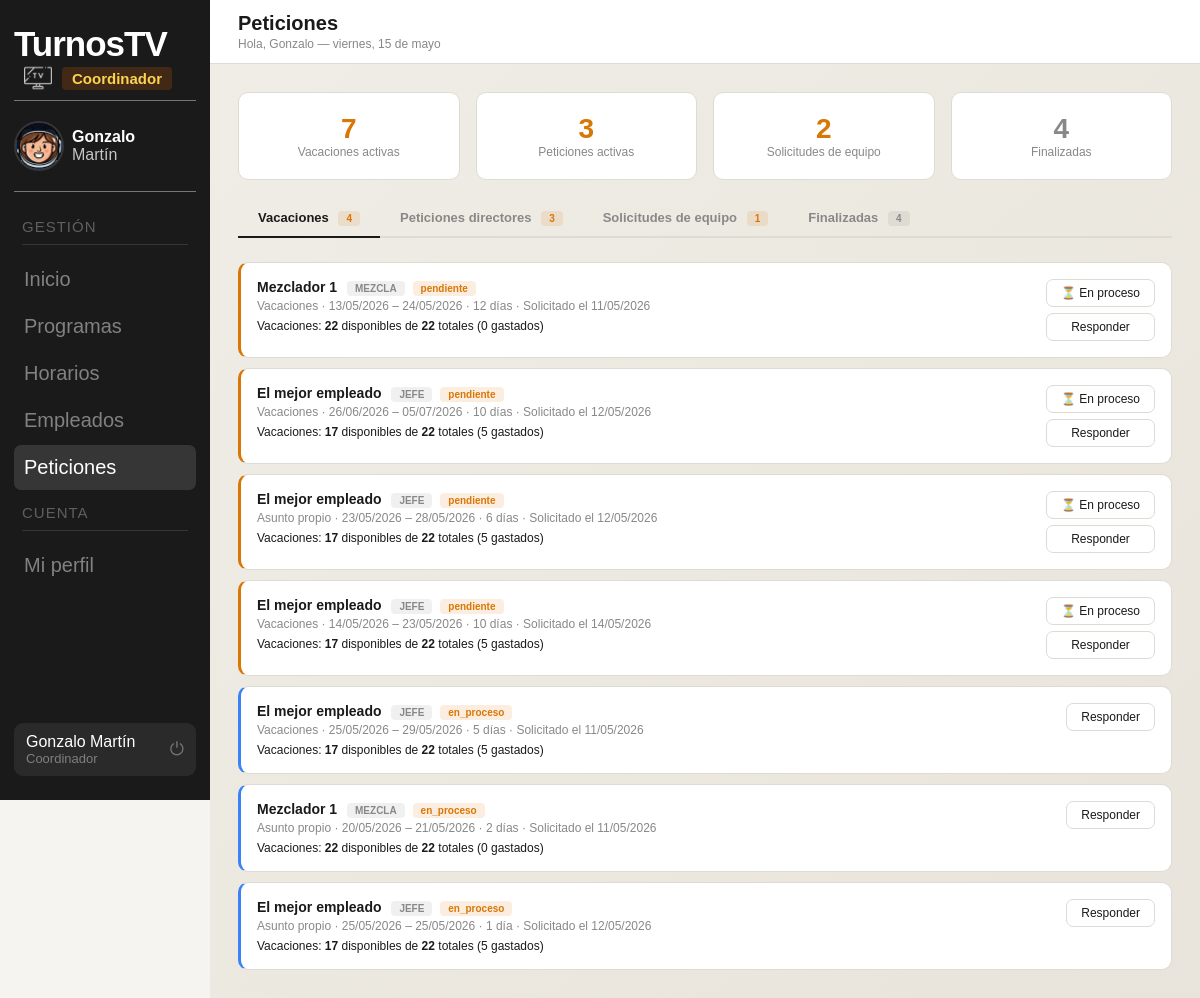
The page /panel_coordinador/peticiones.php (signed in) on the database as committed earlier.
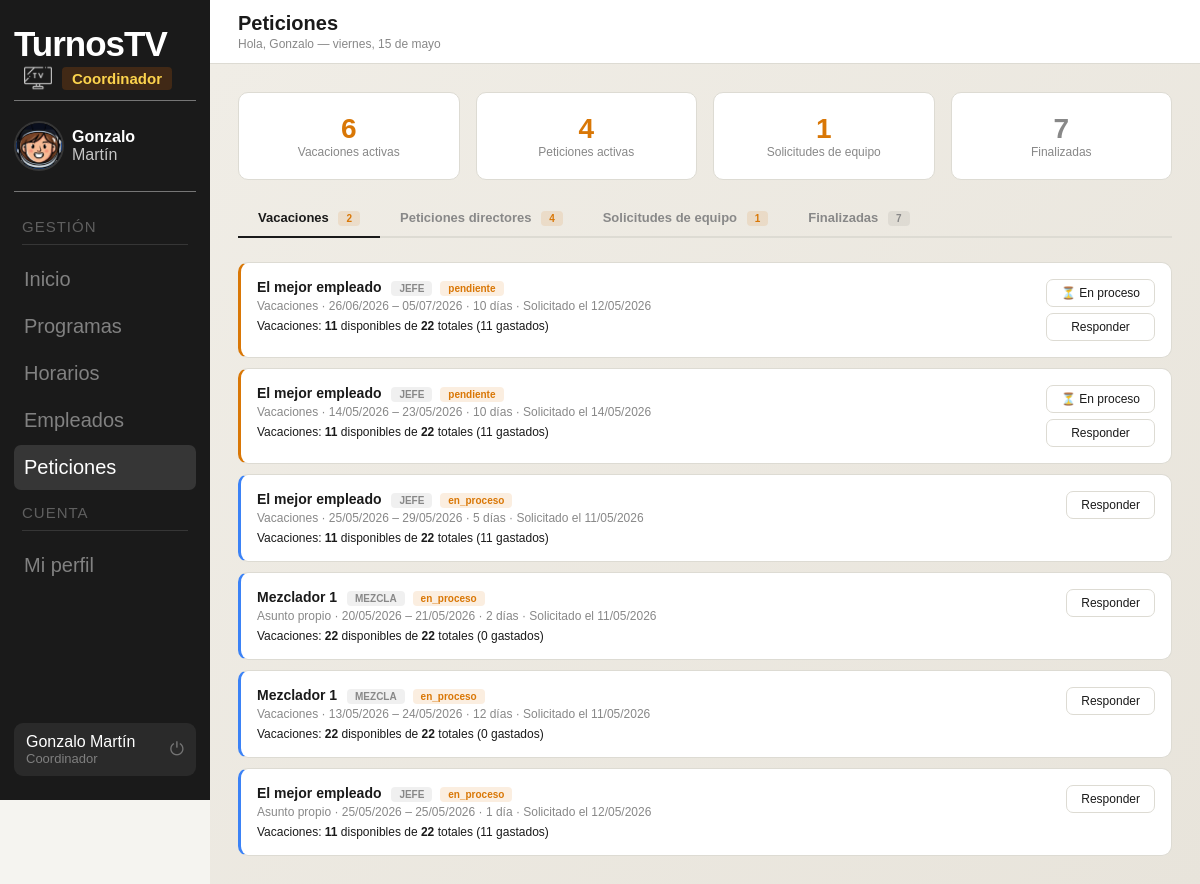
The same page on the database as committed later.
### tables this page shows
CREATE TABLE `vacaciones` (
  `id` int(11) NOT NULL,
  `empleado_id` int(11) NOT NULL,
  `fecha_inicio` date NOT NULL,
  `fecha_fin` date NOT NULL,
  `dias` int(11) NOT NULL,
  `motivo` varchar(255) DEFAULT NULL,
  `estado` enum('pendiente','en_proceso','aprobada','rechazada') NOT NULL DEFAULT 'pendiente',
  `fecha_peticion` datetime NOT NULL DEFAULT current_timestamp()
);

CREATE TABLE `usuarios` (
  `id` int(11) NOT NULL,
  `nombre` varchar(100) NOT NULL,
  `email` varchar(150) NOT NULL,
  `password` varchar(255) NOT NULL,
  `rol` enum('administrador','coordinador','director','empleado') NOT NULL DEFAULT 'empleado',
  `estado` enum('activo','inactivo') NOT NULL DEFAULT 'activo',
  `foto_perfil` varchar(255) DEFAULT NULL,
  `telefono` varchar(20) DEFAULT NULL
);

CREATE TABLE `empleados` (
  `id` int(11) NOT NULL,
  `usuario_id` int(11) NOT NULL,
  `num_empleado` varchar(20) NOT NULL,
  `puesto` varchar(100) NOT NULL,
  `vacaciones_total` int(11) NOT NULL DEFAULT 22,
  `vacaciones_gastadas` int(11) NOT NULL DEFAULT 0
);

CREATE TABLE `solicitudes` (
  `id` int(11) NOT NULL,
  `programa_id` int(11) NOT NULL,
  `director_id` int(11) NOT NULL,
  `control_nombre` varchar(50) NOT NULL,
  `plato` varchar(50) NOT NULL,
  `hora_inicio` time NOT NULL,
  `hora_fin` time NOT NULL,
  `estado` enum('pendiente','en_proceso','aprobada','rechazada') NOT NULL DEFAULT 'pendiente',
  `notas` text DEFAULT NULL,
  `fecha_peticion` datetime NOT NULL DEFAULT current_timestamp(),
  `coordinador_id` int(11) DEFAULT NULL,
  `fecha_respuesta` datetime DEFAULT NULL,
  `respuesta` text DEFAULT NULL
);

### panel_coordinador/peticiones.php (the view, shortened to what the changed rows need)
<?php
$conn = new mysqli("localhost", "root", "", "turnostv");
$conn->set_charset("utf8mb4");
$stmt = $conn->prepare("
    SELECT v.id, v.fecha_inicio, v.fecha_fin, v.dias, v.motivo, v.estado, v.fecha_peticion,
           u.nombre AS empleado_nombre, e.puesto, e.vacaciones_total, e.vacaciones_gastadas,
           (e.vacaciones_total - e.vacaciones_gastadas) AS vacaciones_disponibles
    FROM vacaciones v JOIN empleados e ON e.id=v.empleado_id JOIN usuarios u ON u.id=e.usuario_id
    WHERE v.estado IN ('pendiente','en_proceso')
    ORDER BY CASE v.estado WHEN 'pendiente' THEN 0 ELSE 1 END, v.fecha_peticion ASC
");
$stmt->execute();
$vacaciones_activas = $stmt->get_result()->fetch_all(MYSQLI_ASSOC);
$stmt = $conn->prepare("
    SELECT p.id, p.tipo, p.descripcion, p.fecha_pedida, p.fecha_peticion, p.estado, p.respuesta,
           u.nombre AS director_nombre, pr.nombre AS programa_nombre
    FROM peticiones p JOIN directores d ON d.id=p.director_id JOIN usuarios u ON u.id=d.usuario_id
    LEFT JOIN programas pr ON pr.id=p.programa_id
    WHERE p.estado IN ('pendiente','en_proceso')
    ORDER BY CASE p.estado WHEN 'pendiente' THEN 0 ELSE 1 END, p.fecha_peticion ASC
");
$stmt->execute();
$peticiones_activas = $stmt->get_result()->fetch_all(MYSQLI_ASSOC);
$stmt = $conn->prepare("
    SELECT s.id, s.control_nombre, s.plato, s.hora_inicio, s.hora_fin,
           s.estado, s.notas, s.fecha_peticion,
           p.nombre AS programa_nombre, u.nombre AS director_nombre,
           COUNT(DISTINCT sf.fecha) AS num_dias,
           COUNT(DISTINCT sp.id) AS num_puestos,
           SUM(CASE WHEN sp.estado='cubierto' THEN 1 ELSE 0 END) AS puestos_cubiertos,
           MIN(sf.fecha) AS primera_fecha,
           MAX(sf.fecha) AS ultima_fecha
    FROM solicitudes s
    JOIN programas p ON p.id=s.programa_id
    JOIN directores d ON d.id=s.director_id JOIN usuarios u ON u.id=d.usuario_id
    JOIN solicitud_fechas sf ON sf.solicitud_id=s.id
    JOIN solicitud_puestos sp ON sp.solicitud_id=s.id
    WHERE s.estado IN ('pendiente','en_proceso')
    GROUP BY s.id
    ORDER BY CASE s.estado WHEN 'pendiente' THEN 0 ELSE 1 END, s.fecha_peticion ASC
");
$stmt->execute();
$solicitudes_activas = $stmt->get_result()->fetch_all(MYSQLI_ASSOC);
$stmt = $conn->prepare("
    SELECT s.id, s.control_nombre, s.plato, s.hora_inicio, s.hora_fin,
           s.estado, s.notas, s.fecha_peticion,
           p.nombre AS programa_nombre, u.nombre AS director_nombre,
           COUNT(DISTINCT sf.fecha) AS num_dias, COUNT(DISTINCT sp.id) AS num_puestos,
           SUM(CASE WHEN sp.estado='cubierto' THEN 1 ELSE 0 END) AS puestos_cubiertos
    FROM solicitudes s
    JOIN programas p ON p.id=s.programa_id
    JOIN directores d ON d.id=s.director_id JOIN usuarios u ON u.id=d.usuario_id
    JOIN solicitud_fechas sf ON sf.solicitud_id=s.id
    JOIN solicitud_puestos sp ON sp.solicitud_id=s.id
    WHERE s.estado IN ('aprobada','rechazada')
    GROUP BY s.id ORDER BY s.fecha_peticion DESC
");
$stmt->execute();
$solicitudes_finalizadas = $stmt->get_result()->fetch_all(MYSQLI_ASSOC);
$stmt = $conn->prepare("
    SELECT v.id, v.fecha_inicio, v.fecha_fin, v.dias, v.motivo, v.estado, v.fecha_peticion,
           u.nombre AS empleado_nombre, e.puesto, e.vacaciones_total, e.vacaciones_gastadas,
           (e.vacaciones_total - e.vacaciones_gastadas) AS vacaciones_disponibles
    FROM vacaciones v JOIN empleados e ON e.id=v.empleado_id JOIN usuarios u ON u.id=e.usuario_id
    WHERE v.estado IN ('aprobada','rechazada') ORDER BY v.fecha_peticion DESC
");
$stmt->execute();
$vac_finalizadas = $stmt->get_result()->fetch_all(MYSQLI_ASSOC);
$stmt = $conn->prepare("
    SELECT p.id, p.tipo, p.descripcion, p.fecha_pedida, p.fecha_peticion, p.estado, p.respuesta,
           u.nombre AS director_nombre, pr.nombre AS programa_nombre
    FROM peticiones p JOIN directores d ON d.id=p.director_id JOIN usuarios u ON u.id=d.usuario_id
    LEFT JOIN programas pr ON pr.id=p.programa_id
    WHERE p.estado IN ('aprobada','rechazada') ORDER BY p.fecha_peticion DESC
");
$stmt->execute();
$pet_finalizadas = $stmt->get_result()->fetch_all(MYSQLI_ASSOC);
$tab_activa = $_GET['tab'] ?? 'vacaciones';
$vac_pend = count(array_filter($vacaciones_activas, fn($v) => $v['estado'] === 'pendiente'));
$pet_pend = count(array_filter($peticiones_activas, fn($p) => $p['estado'] === 'pendiente'));
$sol_pend = count(array_filter($solicitudes_activas, fn($s) => $s['estado'] === 'pendiente'));
$total_fin = count($vac_finalizadas) + count($pet_finalizadas) + count($solicitudes_finalizadas);
?>
<!DOCTYPE html>
<html lang="es">
<head>
    <link rel="stylesheet" href="../fragmentos/styles/base.css">
    <link rel="stylesheet" href="styles/peticiones.css">
</head>
<body>
    <div class="content">
        <div class="body">
            <div class="stats-grid" style="margin-bottom:20px">
                <div class="card" style="margin-bottom:0;text-align:center">
                    <div
                        style="font-size:28px;font-weight:700;color:<?= count($vacaciones_activas) > 0 ? 'var(--aviso)' : 'var(--ok)' ?>">
                        <?= count($vacaciones_activas) ?>
                    </div>
                    <div style="font-size:12px;color:var(--suave)">Vacaciones activas</div>
                </div>
                <div class="card" style="margin-bottom:0;text-align:center">
                    <div
                        style="font-size:28px;font-weight:700;color:<?= count($peticiones_activas) > 0 ? 'var(--aviso)' : 'var(--ok)' ?>">
                        <?= count($peticiones_activas) ?>
                    </div>
                    <div style="font-size:12px;color:var(--suave)">Peticiones activas</div>
                </div>
                <div class="card" style="margin-bottom:0;text-align:center">
                    <div
                        style="font-size:28px;font-weight:700;color:<?= count($solicitudes_activas) > 0 ? 'var(--aviso)' : 'var(--ok)' ?>">
                        <?= count($solicitudes_activas) ?>
                    </div>
                    <div style="font-size:12px;color:var(--suave)">Solicitudes de equipo</div>
                </div>
                <div class="card" style="margin-bottom:0;text-align:center">
                    <div style="font-size:28px;font-weight:700;color:var(--suave)"><?= $total_fin ?></div>
                    <div style="font-size:12px;color:var(--suave)">Finalizadas</div>
                </div>
            </div>
            <div class="tabs">
                <button class="tab-btn <?= $tab_activa === 'vacaciones' ? 'activa' : '' ?>"
                    onclick="cambiarTab('vacaciones',this)">
                    Vacaciones
                    <?php if ($vac_pend > 0): ?><span class="badge badge-aviso"
                            style="margin-left:6px;font-size:10px"><?= $vac_pend ?></span><?php endif; ?>
                </button>
                <button class="tab-btn <?= $tab_activa === 'peticiones' ? 'activa' : '' ?>"
                    onclick="cambiarTab('peticiones',this)">
                    Peticiones directores
                    <?php if ($pet_pend > 0): ?><span class="badge badge-aviso"
                            style="margin-left:6px;font-size:10px"><?= $pet_pend ?></span><?php endif; ?>
                </button>
                <button class="tab-btn <?= $tab_activa === 'solicitudes' ? 'activa' : '' ?>"
                    onclick="cambiarTab('solicitudes',this)">
                    Solicitudes de equipo
                    <?php if ($sol_pend > 0): ?><span class="badge badge-aviso"
                            style="margin-left:6px;font-size:10px"><?= $sol_pend ?></span><?php endif; ?>
                </button>
                <button class="tab-btn <?= $tab_activa === 'finalizadas' ? 'activa' : '' ?>"
                    onclick="cambiarTab('finalizadas',this)">
                    Finalizadas
                    <?php if ($total_fin > 0): ?><span class="badge badge-neutro"
                            style="margin-left:6px;font-size:10px"><?= $total_fin ?></span><?php endif; ?>
                </button>
            </div>
            <div class="tab-panel <?= $tab_activa === 'vacaciones' ? 'visible' : '' ?>" id="tab-vacaciones">
                <?php if (empty($vacaciones_activas)): ?>
                    <p style="color:var(--suave);font-size:13px">No hay solicitudes de vacaciones activas.</p>
                <?php else: ?>
                    <?php foreach ($vacaciones_activas as $v):
                        $fi = date('d/m/Y', strtotime($v['fecha_inicio']));
                        $ff = date('d/m/Y', strtotime($v['fecha_fin']));
                        $tipo_label = match (true) {
                            str_starts_with($v['motivo'] ?? '', 'Asunto propio') => 'Asunto propio',
                            str_starts_with($v['motivo'] ?? '', 'Médico') => 'Médico',
                            str_starts_with($v['motivo'] ?? '', 'Otro') => 'Otro',
                            default => 'Vacaciones',
                        };
                        ?>
                        <div class="vac-card <?= $v['estado'] ?>">
                            <div style="display:flex;align-items:flex-start;justify-content:space-between;gap:12px">
                                <div style="flex:1">
                                    <div class="vac-nombre">
                                        <?= htmlspecialchars($v['empleado_nombre']) ?>
                                        <span class="badge badge-neutro"
                                            style="margin-left:6px;font-size:10px"><?= htmlspecialchars($v['puesto']) ?></span>
                                        <span class="badge badge-aviso"
                                            style="margin-left:4px;font-size:10px"><?= $v['estado'] ?></span>
                                    </div>
                                    <div class="vac-meta">
                                        <?= $tipo_label ?> · <?= $fi ?> – <?= $ff ?> · <?= $v['dias'] ?>
                                        día<?= $v['dias'] > 1 ? 's' : '' ?> ·
                                        Solicitado el <?= date('d/m/Y', strtotime($v['fecha_peticion'])) ?>
                                    </div>
                                    <div class="vac-dias">
                                        Vacaciones: <strong><?= $v['vacaciones_disponibles'] ?></strong> disponibles de
                                        <strong><?= $v['vacaciones_total'] ?></strong> totales (<?= $v['vacaciones_gastadas'] ?>
                                gastados)
                            </div>
                        </div>
                                <div style="display:flex;flex-direction:column;gap:6px;flex-shrink:0;align-items:stretch">
                                    <?php if ($v['estado'] === 'pendiente'): ?>
                                <form method="POST">
                                    <button type="submit" class="btn btn-outline" style="padding:6px 14px;font-size:12px;width:100%">⏳ En
                                        proceso</button>
                                </form>
                            <?php endif; ?>
                            <button type="button" class="btn btn-outline" style="padding:6px 14px;font-size:12px"
                                onclick="toggleVacRespuesta(<?= $v['id'] ?>)">Responder</button>
                        </div>
                        </div>
                        </div>
                        <?php endforeach; ?>
                        <?php endif; ?>
                        </div>
        </div>
    </div>
</body>
</html>

Rows that differ between the two databases and show on the page:
no longer on this page (row edited): vacaciones: usuarios.nombre "El mejor empleado", empleado.puesto "JEFE", estado "pendiente", motivo "Asunto propio", fecha_inicio "23/05/2026", fecha_fin "28/05/2026", dias "6", fecha_peticion "12/05/2026", vacaciones_disponibles "17", empleado.vacaciones_total "22", empleado.vacaciones_gastadas "5"
added solicitudes: estado "1"
changed through a linked row, vacaciones (number 1 of 6 on the later page): vacaciones_disponibles "17" → "11"; empleado.vacaciones_gastadas "5" → "11"
changed through a linked row, vacaciones (number 2 of 6 on the later page): vacaciones_disponibles "17" → "11"; empleado.vacaciones_gastadas "5" → "11"
changed through a linked row, vacaciones (number 3 of 6 on the later page): vacaciones_disponibles "17" → "11"; empleado.vacaciones_gastadas "5" → "11"
changed vacaciones (number 5 of 6 on the later page): estado "pendiente" → "en_proceso"; no longer shows "⏳ En proceso"; moves down the list
changed through a linked row, vacaciones (number 6 of 6 on the later page): vacaciones_disponibles "17" → "11"; empleado.vacaciones_gastadas "5" → "11"
Other text that changed with them:
count($vacaciones_activas): "7" → "6"
count($peticiones_activas): "3" → "4"
count($solicitudes_activas): "2" → "1"
$total_fin: "4" → "7"
$vac_pend: "4" → "2"
$pet_pend: "3" → "4"
$sol_pend: "1" → (not shown)
